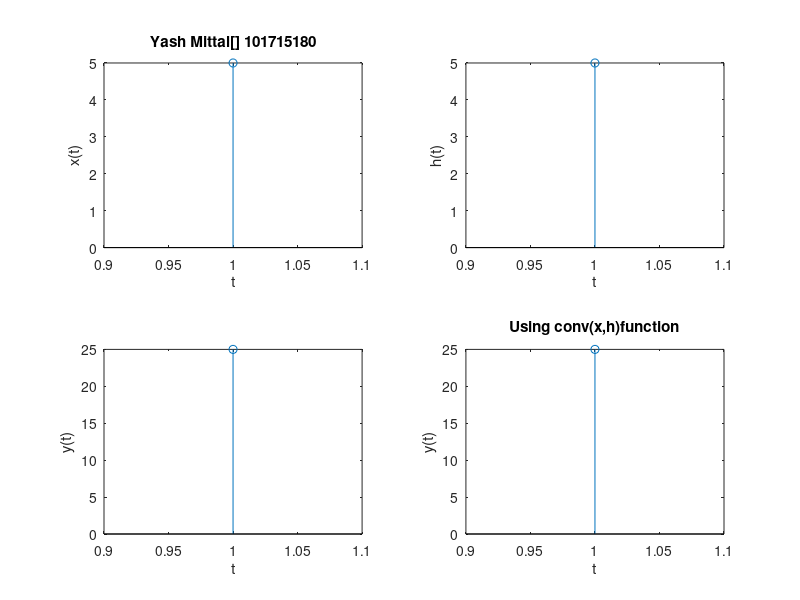

Recreate this plot in MATLAB.

clc
clear all
close all
x=input('Enter the first signal:');
h=input('Enter the second signal:');
n=length(x)+length(h)-1;
y=zeros(1,n);
p=n-length(x);
k=n-length(n);
xn=[x,zeros(1,p)];
hn=[h,zeros(1,k)];
for i=1:n
    for j=1:i
        if(i-j+1>0)
        y(i)=y(i)+xn(j)*hn(i-j+1);
        end
    end
end
display('The result using formula:')
display(y)
display('Result using inbuilt function:')
o=conv(x,h);
display(o)
subplot(2,2,1)
stem(x)
xlabel('t');
ylabel('x(t)');
title('Yash Mittal[] 101715180')
subplot(2,2,2)
stem(h);
xlabel('t');
ylabel('h(t)');
subplot(2,2,3)
stem(y);
xlabel('t');
ylabel('y(t)');
subplot(2,2,4)
stem(o)
xlabel('t');
ylabel('y(t)');
title('Using conv(x,h)function')